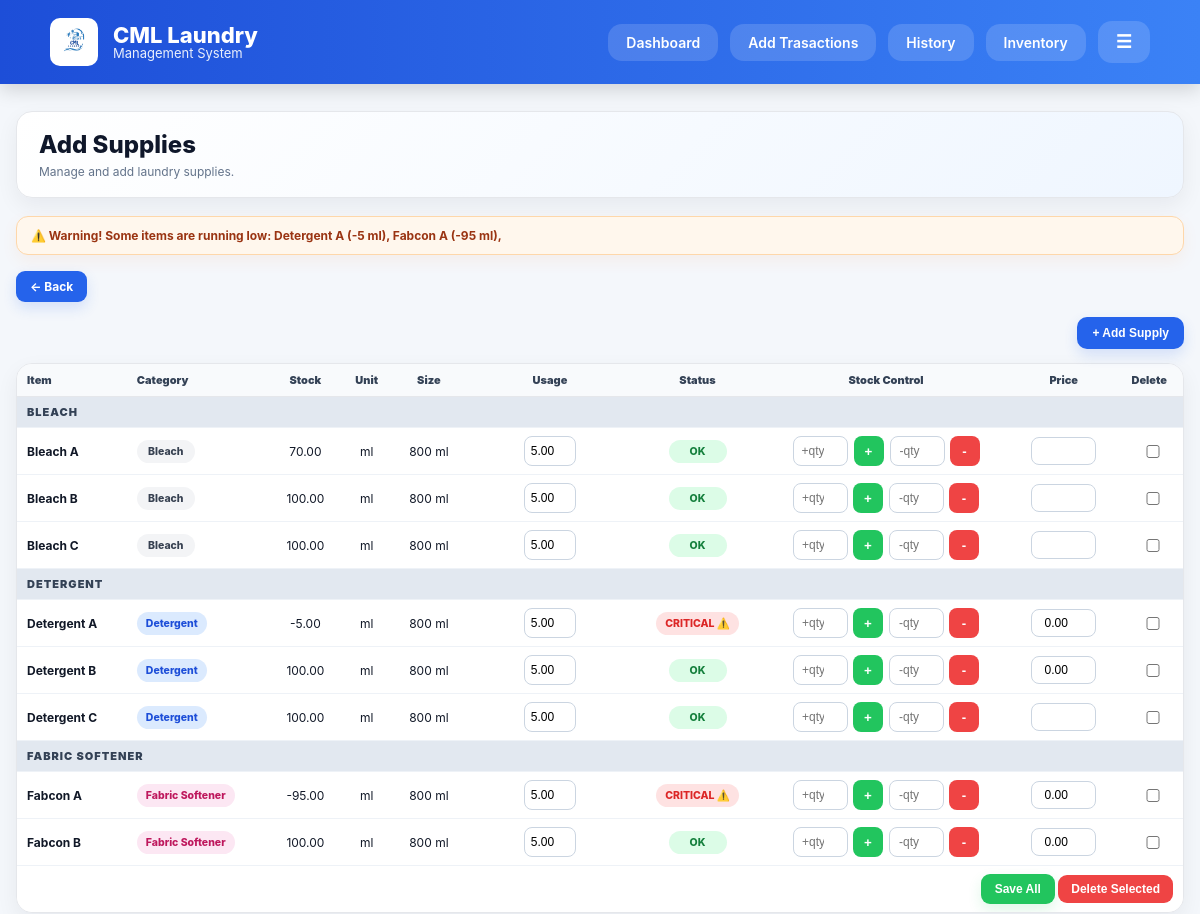
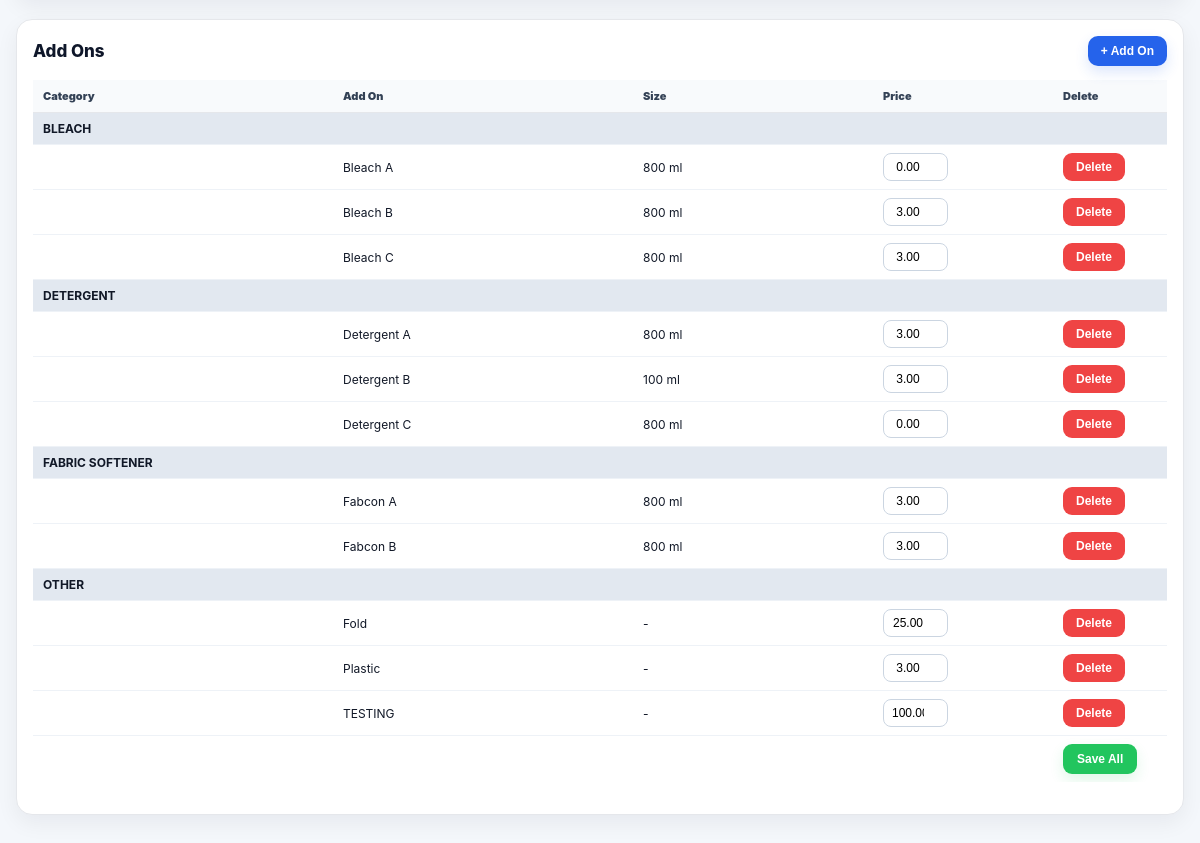
The page /inventory.php?category=supplies (signed in) on the database its author committed (2 pictures, top to bottom).
### tables this page shows
CREATE TABLE `inventory` (
  `id` int(11) NOT NULL,
  `item_name` varchar(100) DEFAULT NULL,
  `category` varchar(50) DEFAULT NULL,
  `quantity` int(11) DEFAULT NULL,
  `unit` varchar(50) DEFAULT NULL,
  `size_value` float DEFAULT 0,
  `reorder_level` int(11) DEFAULT 0,
  `price` decimal(10,2) DEFAULT NULL,
  `critical_level` float DEFAULT NULL,
  `notified` tinyint(4) DEFAULT 0,
  `usage_per_kg` decimal(10,2) NOT NULL DEFAULT 0.00,
  `usage_per_load` decimal(10,2) DEFAULT 0.00,
  `usage_value` decimal(10,2) NOT NULL DEFAULT 0.00,
  `usage_type` varchar(10) NOT NULL DEFAULT 'kg'
);

CREATE TABLE `addons` (
  `id` int(11) NOT NULL,
  `addon_name` varchar(100) DEFAULT NULL,
  `category` varchar(50) DEFAULT NULL,
  `price` decimal(10,2) DEFAULT NULL,
  `size_value` float DEFAULT 0,
  `unit` varchar(20) DEFAULT NULL,
  `usage_value` decimal(10,2) DEFAULT NULL,
  `usage_type` varchar(10) DEFAULT NULL
);

### inventory.php (the view, shortened to what this page needs)
<?php
include "../config/db.php";
include "navbar.php";
$category = $_GET['category'] ?? '';
$alertItems = $conn->query("
SELECT * FROM inventory
WHERE quantity <= critical_level
ORDER BY item_name ASC
");
$items = $conn->query("
SELECT * FROM inventory
ORDER BY category ASC, item_name ASC
");
$addons          = $conn->query("SELECT * FROM addons ORDER BY category ASC, addon_name ASC");
?>
<div class="container">
<?php
$page_title = "Inventory Management";
$page_desc  = "Select a management category.";
if($category == "supplies"){
    $page_title = "Add Supplies";
}
elseif($category == "services"){
    $page_title = "Laundry Services";
}
elseif($category == "loyalty"){
    $page_title = "Loyalty Discount";
}
elseif($category == "types"){
    $page_title = "Laundry Type";
}
if($category == "supplies"){
    $page_title = "Add Supplies";
    $page_desc  = "Manage and add laundry supplies.";
}
elseif($category == "services"){
    $page_title = "Laundry Services";
    $page_desc  = "Manage laundry services and pricing.";
}
elseif($category == "loyalty"){
    $page_title = "Loyalty Discount";
    $page_desc  = "Manage customer loyalty rewards.";
}
?>
<div class="page-title">
    <h1><?= $page_title ?></h1>
    <p><?= $page_desc ?></p>
</div>
<?php if($category=="supplies"): ?>
    <?php if($alertItems && $alertItems->num_rows > 0): ?>
        <div class="low-stock-alert">
            ⚠️ Warning! Some items are running low:
            <?php while($a = $alertItems->fetch_assoc()): ?>
                <strong><?= $a['item_name'] ?></strong>
                (<?= $a['quantity'] ?> <?= $a['unit'] ?>),
            <?php endwhile; ?>
        </div>
    <?php endif; ?>
    <a href="inventory.php" class="back-btn">← Back</a>
    <div class="section-actions">
        <button type="button" class="open-modal-btn" onclick="openSupplyModal()">+ Add Supply</button>
    </div>
    <form method="POST" action="">
        <div class="table-card inventory-table" id="inventoryTable">
            <div class="table-inner">
                <table class="table inventory-main-table">
                    <tr>
                        <th>Item</th>
                        <th>Category</th>
                        <th>Stock</th>
                        <th>Unit</th>
                        <th>Size</th>
                        <th style="width:170px;">Usage</th>
                        <th>Status</th>
                        <th colspan="2">Stock Control</th>
                        <th>Price</th>
                        <th>Delete</th>
                    </tr>
                    <?php
                    $currentCategory = '';
                    while($row = $items->fetch_assoc()):
                        $cat = strtoupper(trim($row['category'] ?? 'OTHERS'));
                        if($currentCategory != $cat):
                            $currentCategory = $cat;
                    ?>
                    <tr class="category-row">
                        <td colspan="11"><?= $currentCategory ?></td>
                    </tr>
                    <?php endif; ?>
                    <tr>
                    <td><strong><?= $row['item_name'] ?></strong></td>
                    <td>
                    <?php
                    $cat = $row['category'] ?? '';
                    if($cat == 'Detergent'){
                        echo "<span class='badge' style='background:#dbeafe;color:#1d4ed8;'>Detergent</span>";
                    }elseif($cat == 'Fabric Softener'){
                        echo "<span class='badge' style='background:#fce7f3;color:#be185d;'>Fabric Softener</span>";
                    }elseif($cat == 'Bleach'){
                        echo "<span class='badge' style='background:#f3f4f6;color:#374151;'>Bleach</span>";
                    }else{
                        echo "<span class='badge low'>Uncategorized</span>";
                    }
                    ?>
                    </td>
                    <td><?= number_format($row['quantity'],2) ?></td>
                    <td><?= $row['unit'] ?></td>
                    <td>
                        <?= (!empty($row['size_value']) && $row['size_value'] > 0)
                        ? $row['size_value'] . ' ' . $row['unit']
                        : '-' ?>
                    </td>
                    <td>
                        <div class="usage-box">
                            <input
                                type="number"
                                step="0.01"
                                name="usage_value[<?= $row['id'] ?>]"
                                value="<?= $row['usage_value'] ?>"
                            >
                        </div>
                    </td>
                    <td>
                    <?php
                    $critical = floatval($row['critical_level']);
                    $reorder  = floatval($row['reorder_level']);
                    if($row['quantity'] <= $critical){
                        echo "<span class='badge critical'>CRITICAL ⚠️</span>";
                    }
                    elseif($row['quantity'] <= $reorder){
                        echo "<span class='badge low'>LOW</span>";
                    }
                    else{
                        echo "<span class='badge ok'>OK</span>";
                    }
                    ?>
                    </td>
                    <td colspan="2">
                        <div class="stock-group">
                            <form method="POST" class="stock-form">
                                <input name="qty" type="number" class="qty-input" placeholder="+qty">
                                <button type="submit" name="stock_in" class="stock-btn plus">+</button>
                            </form>
                            <form method="POST" class="stock-form">
                                <input name="qty" type="number" class="qty-input" placeholder="-qty">
                                <button type="submit" name="stock_out" class="stock-btn minus">-</button>
                            </form>
                        </div>
                    </td>
                    <td>
                        <input
                        type="number"
                        step="0.01"
                        class="price-input small-price-input"
                        name="price[<?= $row['id'] ?>]"
                        value="<?= $row['price'] ?>">
                    </td>
                    <td>
                        <input type="checkbox" name="delete_ids[]" value="<?= $row['id'] ?>">
                    </td>
                    </tr>
                    <?php endwhile; ?>
                    <tr>
                        <td colspan="11" style="text-align:right;">
                            <button type="submit" name="save_all_supplies" class="save-btn">
                                Save All
                            </button>
                            <button type="submit" name="delete_selected" class="delete-btn"
                            onclick="return confirm('Delete selected items?')">
                                Delete Selected
                            </button>
                        </td>
                    </tr>
                </table>
            </div>
        </div>
    </form>
    <div class="panel section-card addon-section" id="addonsSection">
        <div class="section-head-row">
            <h3 class="section-title no-margin">Add Ons</h3>
            <button type="button" class="open-modal-btn small-modal-btn" onclick="openAddonModal()">+ Add On</button>
        </div>
        <form method="POST">
            <div class="table-inner">
                <table class="table pricing-table">
                    <tr>
                        <th style="width:25%">Category</th>
                        <th style="width:25%">Add On</th>
                        <th style="width:20%">Size</th>
                        <th style="width:15%">Price</th>
                        <th style="width:15%">Delete</th>
                    </tr>
                    <?php
                    $currentCategory = '';
                    while($a = $addons->fetch_assoc()):
                        $addonCategory = trim($a['category']);
                        $addonCategory = ($addonCategory != '') ? strtoupper($addonCategory) : 'OTHERS';
                        if($currentCategory != $addonCategory):
                            $currentCategory = $addonCategory;
                    ?>
                    <tr>
                        <td colspan="5" style="background:#e2e8f0;font-weight:700;">
                            <?= $currentCategory ?>
                        </td>
                    </tr>
                    <?php endif; ?>
                    <tr>
                        <td></td>
                        <td class="price-label"><?= $a['addon_name'] ?></td>
                        <td>
                            <?= (!empty($a['size_value']) && !empty($a['unit']))
                                ? $a['size_value'] . ' ' . $a['unit']
                                : '-' ?>
                        </td>
                        <td>
                            <input type="number"
                            step="0.01"
                            class="price-input"
                            name="addon_price[<?= $a['id'] ?>]"
                            value="<?= $a['price'] ?>">
                        </td>
                        <td>
                            <button type="submit"
                            name="delete_addon"
                            value="<?= $a['id'] ?>"
                            class="delete-btn">Delete</button>
                        </td>
                    </tr>
                    <?php endwhile; ?>
                    <tr>
                        <td colspan="4"></td>
                        <td class="save-delete-col">
                            <button type="submit" name="save_all_addons" class="save-btn">Save All</button>
                        </td>
                    </tr>
                </table>
            </div>
        </form>
    </div>
<?php endif; ?>
</div>

### style.css (style rules this page uses)
* { box-sizing:border-box }
.container { max-width:1700px; margin:auto; padding:30px 40px 40px; }
.panel { background:#fff; border-radius:18px; padding:25px; box-shadow:var(--shadow); }
.page-title h1 { margin:0;font-size:26px }
.page-title p { margin:0;color:var(--muted);font-size:13px }
input,select { width:100%; padding:14px; border-radius:12px; border:1px solid var(--border); font-size:15px; }
.table-card { background:white; border-radius:16px; box-shadow:0 15px 40px rgba(0,0,0,.08); overflow-x:auto; }
.table { width:100%; border-collapse:collapse; min-width:1200px; }
.table th { padding:16px; background:#f8fafc; text-align:left; }
.table td { padding:16px; border-top:1px solid #f1f5f9; }
.badge { padding:6px 12px; border-radius:20px; font-size:12px; font-weight:600; color:white; }
form { align-items:center !important; }
.table { border-collapse:separate; border-spacing:0; }
.table th { background:#f1f5f9; font-weight:700; font-size:14px; }
.table td { background:#ffffff; }
.table input { padding:8px 10px; border-radius:8px; border:1px solid #e2e8f0; width:90px; }
.stock-btn { margin-top:6px; padding:5px 10px; border-radius:6px; border:none; background:#e2e8f0; cursor:pointer; }

### rows shown on the page
inventory: item_name "Detergent A", quantity "-5", unit "ml", category "DETERGENT", quantity "-5.00", size_value "800", usage_value "5.00", critical_level "CRITICAL ⚠️", price "0.00"
inventory: item_name "Fabcon A", quantity "-95", unit "ml", category "FABRIC SOFTENER", shows "Fabric Softener", quantity "-95.00", size_value "800", usage_value "5.00", critical_level "CRITICAL ⚠️", price "0.00"
inventory: category "BLEACH", item_name "Bleach A", quantity "70.00", unit "ml", size_value "800", usage_value "5.00", critical_level "OK"
inventory: item_name "Bleach B", category "Bleach", quantity "100.00", unit "ml", size_value "800", usage_value "5.00", critical_level "OK"
inventory: item_name "Bleach C", category "Bleach", quantity "100.00", unit "ml", size_value "800", usage_value "5.00", critical_level "OK"
inventory: item_name "Detergent B", category "Detergent", quantity "100.00", unit "ml", size_value "800", usage_value "5.00", critical_level "OK", price "0.00"
inventory: item_name "Detergent C", category "Detergent", quantity "100.00", unit "ml", size_value "800", usage_value "5.00", critical_level "OK"
inventory: item_name "Fabcon B", category "Fabric Softener", quantity "100.00", unit "ml", size_value "800", usage_value "5.00", critical_level "OK", price "0.00"
addons: category "BLEACH", addon_name "Bleach A", size_value "800", unit "ml", price "0.00", $a['id'] 33 (drawn)
addons: addon_name "Bleach B", size_value "800", unit "ml", price "3.00", $a['id'] 28 (drawn)
addons: addon_name "Bleach C", size_value "800", unit "ml", price "3.00", $a['id'] 32 (drawn)
addons: category "DETERGENT", addon_name "Detergent A", size_value "800", unit "ml", price "3.00", $a['id'] 18 (drawn)
addons: addon_name "Detergent B", size_value "100", unit "ml", price "3.00", $a['id'] 16 (drawn)
addons: addon_name "Detergent C", size_value "800", unit "ml", price "0.00", $a['id'] 30 (drawn)
addons: category "FABRIC SOFTENER", addon_name "Fabcon A", size_value "800", unit "ml", price "3.00", $a['id'] 15 (drawn)
addons: addon_name "Fabcon B", size_value "800", unit "ml", price "3.00", $a['id'] 19 (drawn)
addons: category "OTHER", addon_name "Fold", price "25.00", $a['id'] 29 (drawn)
addons: addon_name "Plastic", price "3.00", $a['id'] 27 (drawn)
addons: addon_name "TESTING", price "100.00", $a['id'] 31 (drawn)

### other values the page prints
$page_title "Add Supplies"
$page_desc "Manage and add laundry supplies."
